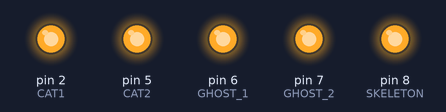
This sketch was run on a simulated Arduino Uno, built with avr-gcc and run on an emulated ATmega328P. Parts: output pins drawn as LEDs (lit = HIGH).

Above: at 0.5 s.
At 12.0 s:
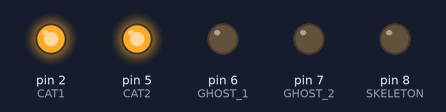
At 19.3 s:
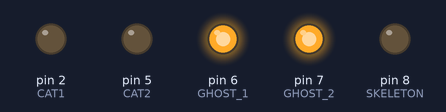
At 22.0 s:
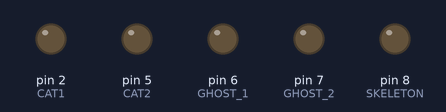
At 34.1 s:
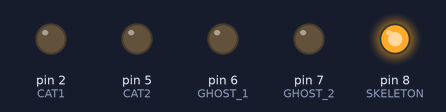
Timing chart, 0 to 46.0 s (numbered marks = the images above):
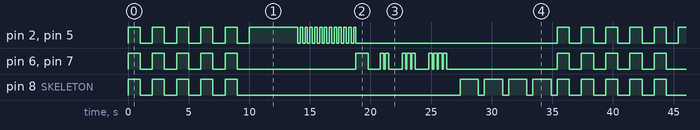

Measured:
- by itself, pin 2 (CAT1), pin 5 (CAT2): repeats every 35.4 s: HIGH 4.0 s, 12 × (LOW 0.20 s, HIGH 0.20 s), LOW 16.6 s, 5 × (HIGH 1.0 s, LOW 1.0 s)
- by itself, pin 6 (GHOST_1), pin 7 (GHOST_2): moves between LOW and HIGH, repeating every 35.4 s
- by itself, pin 8 (SKELETON): repeats every 35.4 s: 4 × (LOW 1.0 s, HIGH 1.0 s), LOW 18.4 s, 4 × (HIGH 1.5 s, LOW 0.50 s), HIGH 1.0 s

The sketch:

halloween.ino
```cpp
/*
 * This stupid program is only a light animation in order to decor our street for Halloween.
 * We have realized 4 stuffs :
 * 1/2 - two cats
 * 3 - a ghost, with two eyes
 * 4 - a skeleton
 * All have eyes with LEDs.
 */

int i = 0;

const int CAT1 = 2;
const int CAT2 = 5;
const int GHOST_1 = 6;
const int GHOST_2 = 7;
const int SKELETON = 8;
const int NUMBER_CAT_ROUNDS = 12;
const int CAT_DELAY = 200;
const int NUMBER_ROUND_SKELETON = 4;


void setup()
{
  pinMode(CAT1, OUTPUT);
  pinMode(CAT2, OUTPUT);
  pinMode(GHOST_1, OUTPUT);
  pinMode(GHOST_2, OUTPUT);
  pinMode(SKELETON, OUTPUT);
}

void skeleton_high()
{
    digitalWrite(SKELETON, HIGH);
}

void skeleton_low()
{
    digitalWrite(SKELETON, LOW);
}

void cat_high()
{
    digitalWrite(CAT1, HIGH);
    digitalWrite(CAT2, HIGH);
}

void cat_low()
{
    digitalWrite(CAT1, LOW);
    digitalWrite(CAT2, LOW);
}

void ghost_high()
{
    digitalWrite(GHOST_1, HIGH);
    digitalWrite(GHOST_2, HIGH);
}

void ghost_low()
{
    digitalWrite(GHOST_1, LOW);
    digitalWrite(GHOST_2, LOW);
}

void all_high()
{
    cat_high();
    ghost_high();
    skeleton_high();
}

void all_low()
{
    cat_low();
    ghost_low();
    skeleton_low();
}

void cat_anim()
{
    cat_high();
    delay(4000);
    for(int count = 0; count < NUMBER_CAT_ROUNDS; count++) {
      cat_low();
      delay(CAT_DELAY);
      cat_high();
      delay(CAT_DELAY);
    }
    cat_low();
}

void ghost_anim()
{
    ghost_high();
    delay(1000);
    ghost_low();
    delay(1000);
    for(int count = 0; count < 2; count++) {
    ghost_high();
    delay(300);
    ghost_low();
    delay(100);
    }
    delay(1000);
    for(int count = 0; count < 3; count++) {
    ghost_high();
    delay(300);
    ghost_low();
    delay(100);
    }
    delay(1000);
    for(int count = 0; count < 4; count++) {
    ghost_high();
    delay(300);
    ghost_low();
    delay(100);
    }
    delay(1000);
}

void skeleton_anim()
{
  for(int count = 0; count < NUMBER_ROUND_SKELETON; count++) {
    skeleton_high();
    delay(1500);
    skeleton_low();
    delay(500);
  }
}

void anim_forall()
{
    all_high();
    delay(1000);
    all_low();
    delay(1000);
}

void loop()
{
  for (i = 1; i <= 5; i += 1) {
    anim_forall();
  }
  cat_anim();
  ghost_anim();
  skeleton_anim();
}
```
